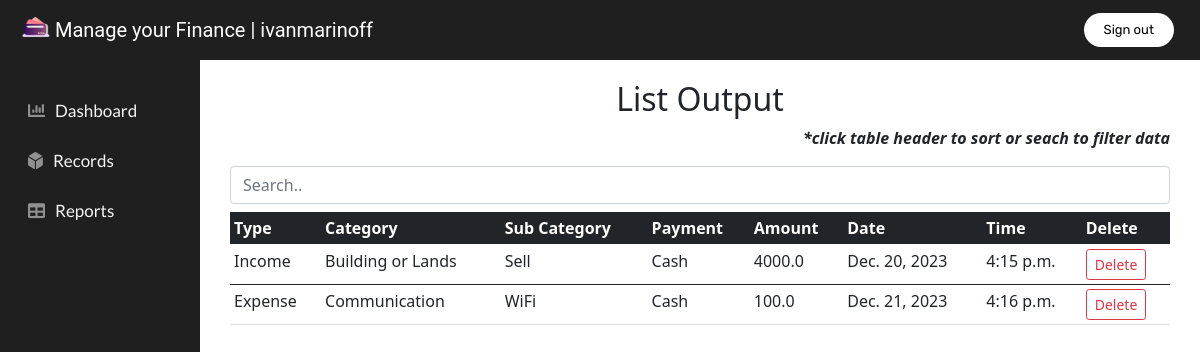
Page /reports/ (signed in) on the earlier database version.
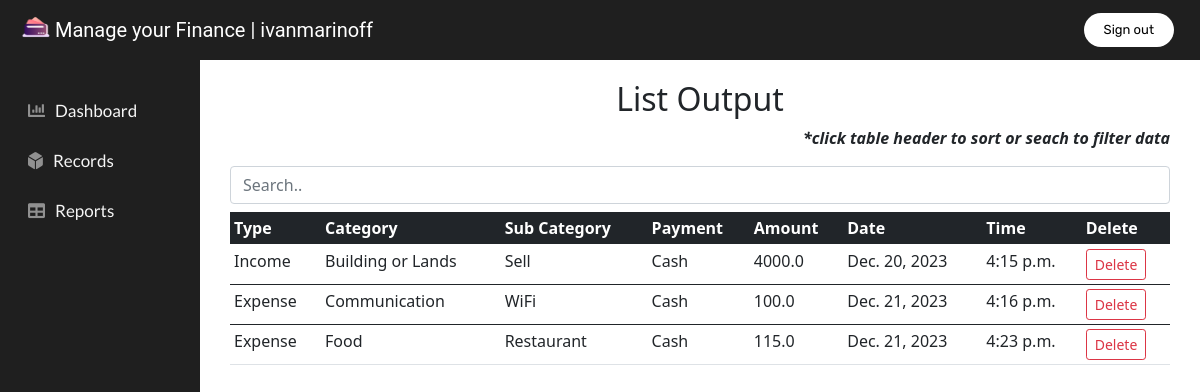
Same page on the later database version.
### wallet_app/wallet/models.py (models this page shows, shortened)
class RecordModel(models.Model):
    type = models.CharField(max_length=40)
    category = models.CharField(max_length=40)
    sub_category = models.CharField(max_length=40)
    payment = models.CharField(max_length=40)
    amount = models.FloatField()
    date = models.DateField()
    time = models.TimeField()

### wallet_app/wallet/views.py (the view)
# urls.py: path('reports/', views.reports, name='reports'),
@login_required(login_url='login')
def reports(request):
    posts = RecordModel.objects.all()
    context = {
        'posts': posts
    }
    return render(request, 'reports.html', context)

### templates/reports.html (shortened to what this page needs)
{% extends 'main.html' %}
{% block content %}
<div class="text-center mb-2">
    <h2> List Output </h2>
</div>
<p class="text-end fst-italic fw-bold">*click table header to sort or seach to filter data</p>
<input class="form-control mb-2" id="input" type="text" placeholder="Search..">
<div class="table-responsive">
  <table id="reports" class="table table-hover table-sm">
      <thead>
          <tr>
              <th class="table-dark" scope="col" onclick="sortTable(0)">Type</th>
              <th class="table-dark" scope="col" onclick="sortTable(1)">Category</th>
              <th class="table-dark" scope="col" onclick="sortTable(2)">Sub Category</th>
              <th class="table-dark" scope="col" onclick="sortTable(3)">Payment</th>
              <th class="table-dark" scope="col" onclick="sortTable(4)">Amount</th>
              <th class="table-dark" scope="col" onclick="sortTable(5)">Date</th>
              <th class="table-dark" scope="col" onclick="sortTable(6)">Time</th>
              <th class="table-dark" scope="col">Delete</th>
          </tr>
      </thead>
      {% for post in posts %}
      <tbody id="table">
          <tr>
              <td>{{post.type}}</td>
              <td>{{post.category}}</td>
              <td>{{post.sub_category}}</td>
              <td>{{post.payment}}</td>
              <td>{{post.amount}}</td>
              <td>{{post.date}}</td>
              <td>{{post.time}}</td>
              <td><a class="btn btn-outline-danger btn-sm" href="{% url 'delete' post.id %}" >Delete</a></td>
          </tr>
      </tbody>
      {% endfor %}
  </table>
</div>
{% endblock %}

Differences in the rows shown:
added RecordModel: type "Expense", category "Food", sub_category "Restaurant", payment "Cash", amount "115.0", date "Dec. 21, 2023", time "4:23 p.m."
